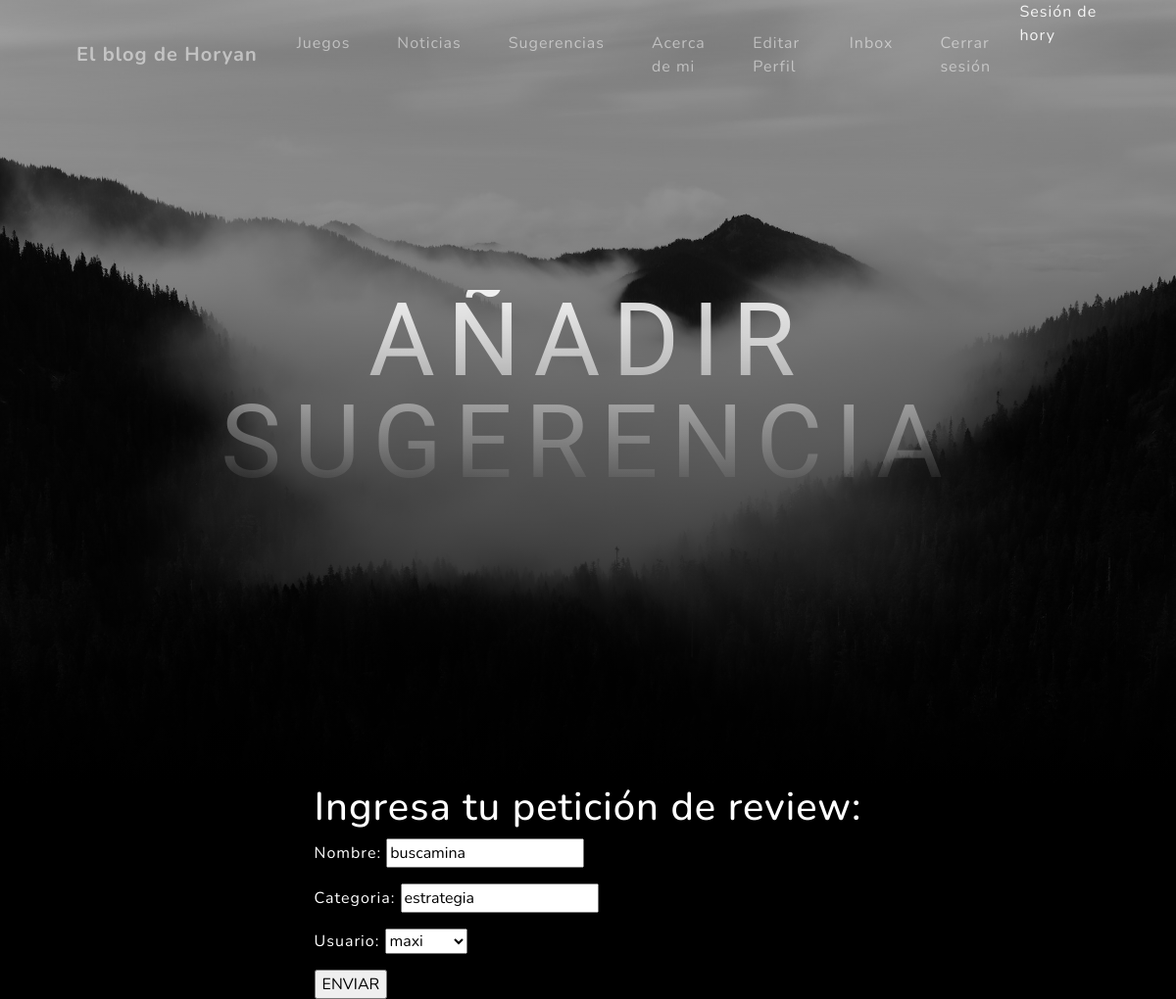
The app's page /App/sugerencia/editar/6 (signed in) with its own data.
### App/models.py (models this page shows, shortened)
class Sugerencia(models.Model):
    nombre = models.CharField(max_length=50)
    categoria = models.CharField(max_length=50)
    usuario = models.ForeignKey(User, on_delete=models.CASCADE, blank= True, null=True)

### App/views.py (the view)
# urls.py: path('sugerencia/editar/<pk>', SugerenciaEdicion.as_view(), name = 'sugerencia_editar'),
class SugerenciaEdicion(AdminRequiredMixin, UpdateView):    #editar
    model = Sugerencia
    success_url = reverse_lazy("sugerencia_listar")
    fields=['nombre','categoria','usuario']

### App/views.py (called while the page is built)
    def test_func(self):
        return self.request.user.is_superuser

### App/templates/App/sugerencia_form.html (shortened to what this page needs)
{% extends "App/padre.html" %}
{% load static %}
{% block titulo %}
<H1 class="mx-auto my-0 text-uppercase"> Añadir sugerencia </H1>
{% endblock %}
{% block contenidoQueCambia %}
    <body style="background-color:black" ></body>
        <h1 style="color:white">Ingresa tu petición de review:</h1>
        <form style="color:white" method="post" enctype="multipart/form-data">
            {{ form.as_p }}
            <input type="submit" value="ENVIAR" />
        </form>
    </body>
{% endblock %}

### App/templates/App/padre.html (shortened to what this page needs)
<!DOCTYPE html>
<html lang="en">
    <head>
        {% load static %}
        <link href="{% static 'App/css/styles.css' %}" rel="stylesheet" />
    </head>
    <body id="page-top">
        <nav class="navbar navbar-expand-lg navbar-light fixed-top" id="mainNav">
            <div class="container px-4 px-lg-5">
                <a class="navbar-brand" href="{% url 'inicio' %}">El blog de Horyan</a>
                <div class="collapse navbar-collapse" id="navbarResponsive">
                    <ul class="navbar-nav ms-auto">
                        <li class="nav-item"><a class="nav-link" href="{% url 'juego_listar' %}">Juegos</a></li>
                        <li class="nav-item"><a class="nav-link" href="{% url 'noticia_listar' %}">Noticias</a></li>
                        <li class="nav-item"><a class="nav-link" href="{% url 'sugerencia_listar'%}">Sugerencias</a></li>
                        <li class="nav-item"><a class="nav-link" href="{% url 'acercademi'%}">Acerca de mi</a></li>
                        {% if not request.user.is_authenticated %}
                        <li class="nav-item"><a class="nav-link" href="{% url 'login'%}">Iniciar Sesión</a></li>
                        <li class="nav-item"><a class="nav-link" href="{% url 'register'%}">Nuevo Usuario</a></li>
                        {% else %}
                        <li class="nav-item"><a class="nav-link" href="{% url 'editarPerfil'%}">Editar Perfil</a></li>
                        <li class="nav-item"><a class="nav-link" href="{% url 'inbox'%}">Inbox</a></li>
                        <li class="nav-item"><a class="nav-link" href="{% url 'logout'%}">Cerrar sesión</a></li>
                        <h7 style="color:whitesmoke"> Sesión de {{user}} </h7>
                        {% endif %}
                    </ul>
                </div>
            </div>
        </nav>
        <header class="masthead">
            <div class="container px-4 px-lg-5 d-flex h-100 align-items-center justify-content-center">
                <div class="d-flex justify-content-center">
                    <div class="text-center">
                        {% block titulo %}{% endblock %}
                    </div>
                </div>
            </div>
        </header>
        <div class="d-flex justify-content-center">
            <section class="mx-auto my-0">
                    {% block contenidoQueCambia %}
                    {% endblock %}
    </body>
</html>

### records on screen
Sugerencia: nombre "buscamina", categoria "estrategia", usuario "maxi"

### other values on screen
{{ user }} "hory"
